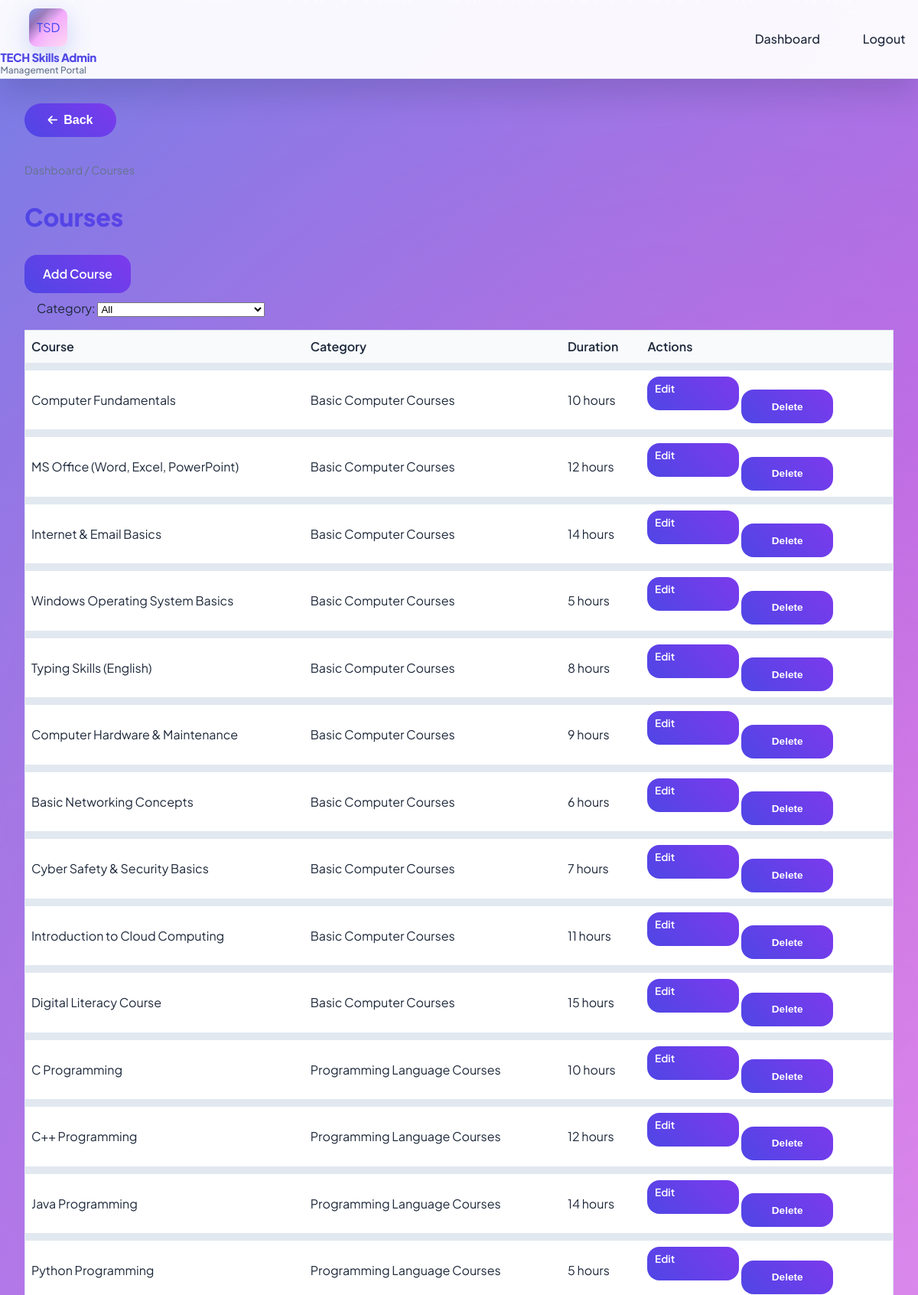
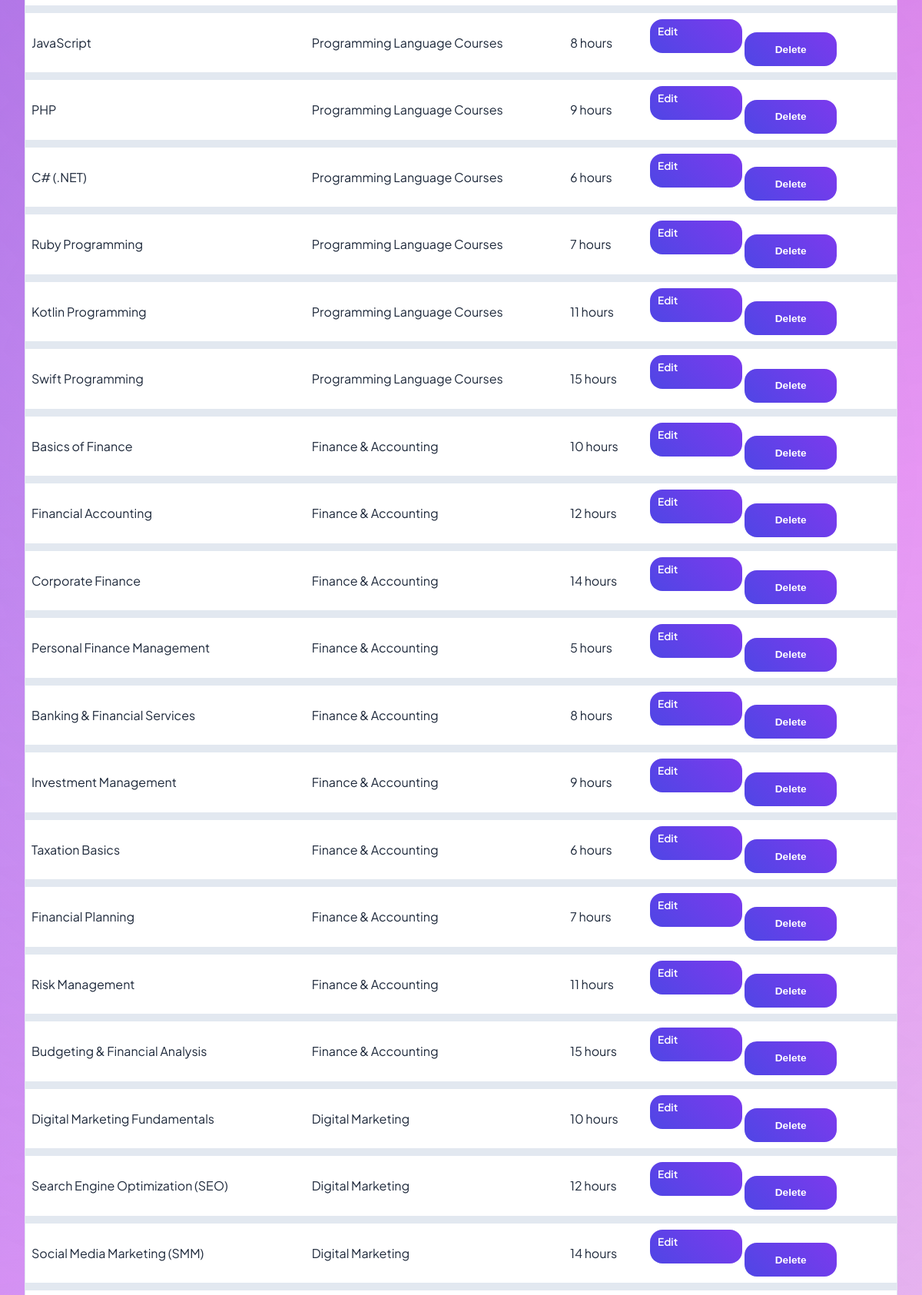
Screenshot of /admin/courses (signed in, upper part) with the database file from the repository (2 pictures, top to bottom).
### models.py (models this page shows)
class Course(db.Model):
    __tablename__ = "courses"
    id = db.Column(db.Integer, primary_key=True)
    category_id = db.Column(db.Integer, db.ForeignKey("categories.id"), nullable=False)
    name = db.Column(db.String(200), nullable=False)
    slug = db.Column(db.String(200), nullable=False)
    description = db.Column(db.Text, nullable=True)
    duration_weeks = db.Column(db.Integer, default=4)
    syllabus_text = db.Column(db.Text, nullable=True)
    topics = db.relationship("CourseTopic", backref="course", lazy="dynamic", order_by="CourseTopic.order")
    enrollments = db.relationship("Enrollment", backref="course", lazy="dynamic")

class Category(db.Model):
    __tablename__ = "categories"
    id = db.Column(db.Integer, primary_key=True)
    name = db.Column(db.String(100), nullable=False)
    slug = db.Column(db.String(100), unique=True, nullable=False)
    description = db.Column(db.Text, nullable=True)
    icon = db.Column(db.String(50), nullable=True)
    courses = db.relationship("Course", backref="category", lazy="dynamic")

### app.py (the view)
@app.route("/admin/courses")
@login_required
@admin_required
def admin_courses():
    category_id = request.args.get("category_id", type=int)
    q = Course.query
    if category_id:
        q = q.filter_by(category_id=category_id)
    courses = q.order_by(Course.id).all()
    categories = Category.query.order_by(Category.id).all()
    return render_template("admin/admin_courses.html", courses=courses, categories=categories, selected_category_id=category_id)

### app.py (called while the page is built)
@login_manager.user_loader
def load_user(user_id):
    if user_id is None:
        return None
    try:
        return User.query.get(int(user_id))
    except (ValueError, TypeError):
        return None

def admin_required(f):
    @wraps(f)
    def decorated(*args, **kwargs):
        if not current_user.is_authenticated or current_user.role != "admin":
            flash("Admin access required.", "error")
            return redirect(url_for("admin_login"))
        return f(*args, **kwargs)
    return decorated

### templates/admin/admin_courses.html (shortened to what this page needs)
{% extends "base.html" %}
{% block content %}
<nav class="breadcrumb"><a href="{{ url_for('admin_dashboard') }}">Dashboard</a> / Courses</nav>
<h1 class="page-title">Courses</h1>
<p>
    <a href="{{ url_for('admin_course_add') }}" class="btn btn-primary">Add Course</a>
    <form method="get" action="{{ url_for('admin_courses') }}" style="display: inline; margin-left: 1rem;">
        <label>Category:</label>
        <select name="category_id" onchange="this.form.submit()">
            <option value="">All</option>
        </select>
    </form>
</p>
<div class="admin-table-wrap" style="margin-top: 1rem;">
    <table class="admin-table">
        <thead>
            <tr>
                <th>Course</th>
                <th>Category</th>
                <th>Duration</th>
                <th>Actions</th>
            </tr>
        </thead>
        <tbody>
            {% for co in courses %}
            <tr>
                <td>{{ co.name }}</td>
                <td>{{ co.category.name }}</td>
                <td>{{ co.duration_weeks }} hours</td>
                <td>
                    <a href="{{ url_for('admin_course_edit', course_id=co.id) }}" class="btn btn-secondary" style="padding: 0.3rem 0.6rem; font-size: 0.85rem;">Edit</a>
                    <form method="post" action="{{ url_for('admin_course_delete', course_id=co.id) }}" style="display: inline;">
                        <button type="submit" class="btn btn-secondary" style="padding: 0.3rem 0.6rem; font-size: 0.85rem;" onclick="return confirm('Delete this course?');">Delete</button>
                    </form>
                </td>
            </tr>
            {% endfor %}
        </tbody>
    </table>
</div>
{% endblock %}

### rows the page displays
Course: name "Computer Fundamentals", category.name "Basic Computer Courses", duration_weeks "10"
Course: name "MS Office (Word, Excel, PowerPoint)", category.name "Basic Computer Courses", duration_weeks "12"
Course: name "Internet & Email Basics", category.name "Basic Computer Courses", duration_weeks "14"
Course: name "Windows Operating System Basics", category.name "Basic Computer Courses", duration_weeks "5"
Course: name "Typing Skills (English)", category.name "Basic Computer Courses", duration_weeks "8"
Course: name "Computer Hardware & Maintenance", category.name "Basic Computer Courses", duration_weeks "9"
Course: name "Basic Networking Concepts", category.name "Basic Computer Courses", duration_weeks "6"
Course: name "Cyber Safety & Security Basics", category.name "Basic Computer Courses", duration_weeks "7"
Course: name "Introduction to Cloud Computing", category.name "Basic Computer Courses", duration_weeks "11"
Course: name "Digital Literacy Course", category.name "Basic Computer Courses", duration_weeks "15"
Course: name "C Programming", category.name "Programming Language Courses", duration_weeks "10"
Course: name "C++ Programming", category.name "Programming Language Courses", duration_weeks "12"
Course: name "Java Programming", category.name "Programming Language Courses", duration_weeks "14"
Course: name "Python Programming", category.name "Programming Language Courses", duration_weeks "5"
Course: name "JavaScript", category.name "Programming Language Courses", duration_weeks "8"
Course: name "PHP", category.name "Programming Language Courses", duration_weeks "9"
Course: name "C# (.NET)", category.name "Programming Language Courses", duration_weeks "6"
Course: name "Ruby Programming", category.name "Programming Language Courses", duration_weeks "7"
Course: name "Kotlin Programming", category.name "Programming Language Courses", duration_weeks "11"
Course: name "Swift Programming", category.name "Programming Language Courses", duration_weeks "15"
Course: name "Basics of Finance", category.name "Finance & Accounting", duration_weeks "10"
Course: name "Financial Accounting", category.name "Finance & Accounting", duration_weeks "12"
Course: name "Corporate Finance", category.name "Finance & Accounting", duration_weeks "14"
Course: name "Personal Finance Management", category.name "Finance & Accounting", duration_weeks "5"
Course: name "Banking & Financial Services", category.name "Finance & Accounting", duration_weeks "8"
Course: name "Investment Management", category.name "Finance & Accounting", duration_weeks "9"
Course: name "Taxation Basics", category.name "Finance & Accounting", duration_weeks "6"
Course: name "Financial Planning", category.name "Finance & Accounting", duration_weeks "7"
Course: name "Risk Management", category.name "Finance & Accounting", duration_weeks "11"
Course: name "Budgeting & Financial Analysis", category.name "Finance & Accounting", duration_weeks "15"
Course: name "Digital Marketing Fundamentals", category.name "Digital Marketing", duration_weeks "10"
Course: name "Search Engine Optimization (SEO)", category.name "Digital Marketing", duration_weeks "12"
Course: name "Social Media Marketing (SMM)", category.name "Digital Marketing", duration_weeks "14"
